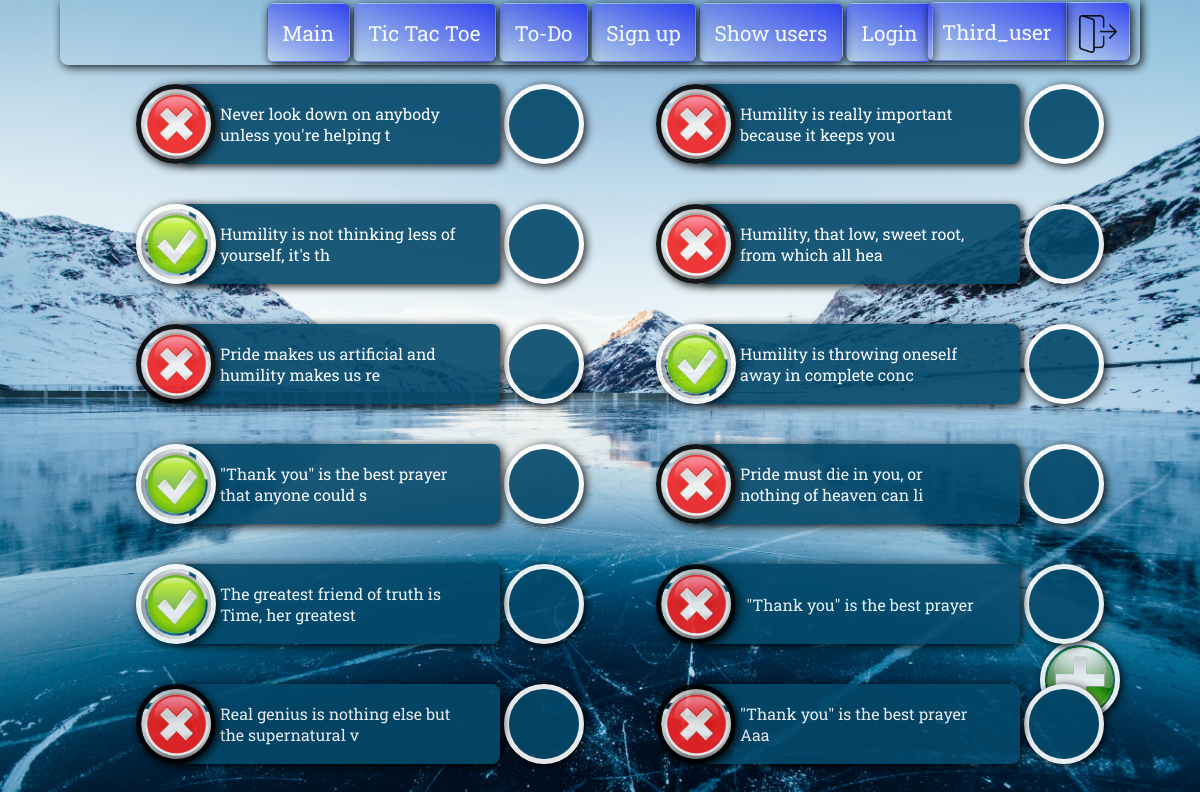
The page /to_do_list/ (signed in) on the database as committed earlier.
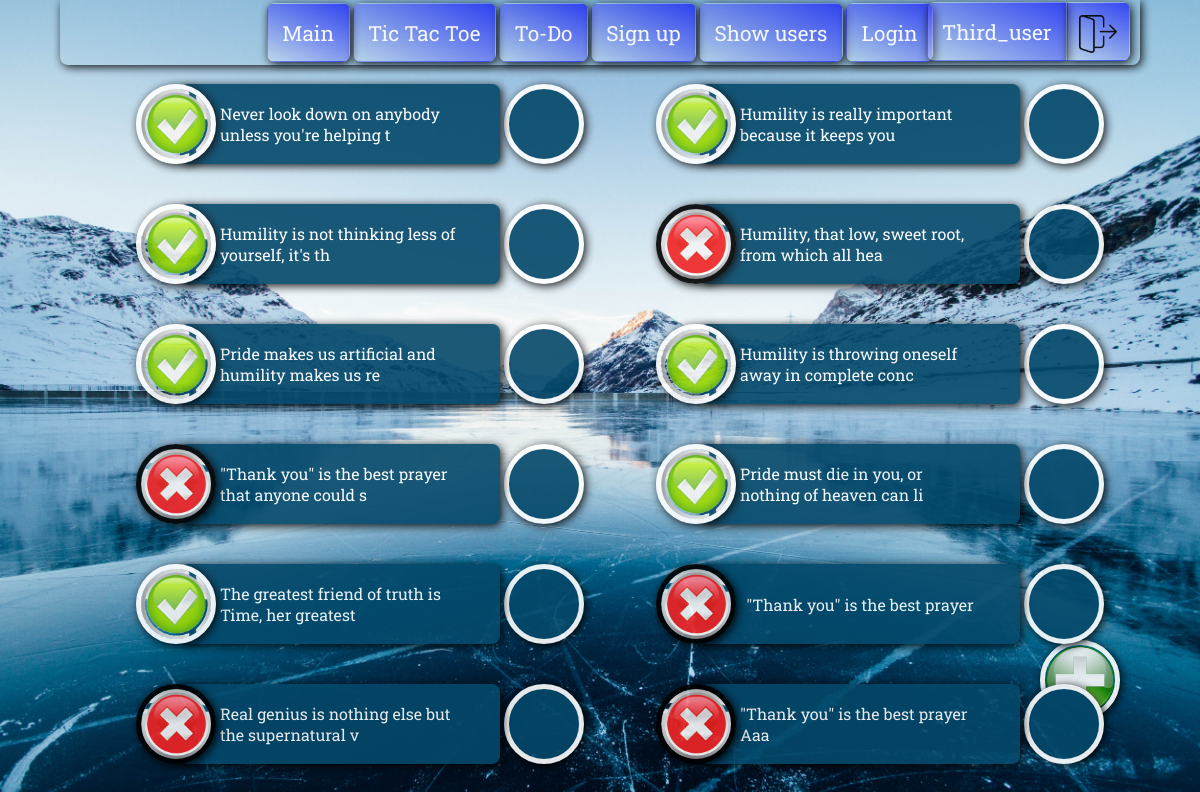
The same page on the database as committed later.
### some_app/models.py (models this page shows, shortened)
class ToDoList(Model):
    user_id = ForeignKey(User, on_delete=CASCADE)
    to_do_message = CharField(max_length=80)
    done_or_not = ForeignKey(DoneOrNot, on_delete=CASCADE, default=1)

### some_app/views.py (the view)
# urls.py: path('to_do_list/', to_do_list, name='To-Do-List'),
@login_required(login_url="login_page")
def to_do_list(request):
    to_do_user = request.user.id
    to_do_list = ToDoList.objects.filter(user_id=to_do_user)
    done_or_not = DoneOrNot.objects.all()
    task_done = DoneOrNot.objects.get(id=2)
    task_not_done = DoneOrNot.objects.get(id=1)
    user_instance = User.objects.get(id=to_do_user)
    context = {"to_do_list" : to_do_list, "done_or_not": done_or_not}
    if request.method == "POST":
        if "id_to_delete" in request.POST.dict():
            id_to_delete = request.POST.dict()["id_to_delete"]
            ToDoList.objects.filter(id=id_to_delete).delete()
            return render(request, "some_app/to_do_list.html", context)
        elif "done_or_not" in request.POST.dict():
            datastream = request.POST.dict()["done_or_not"]
            current_value = ToDoList.objects.get(id=datastream)
            if current_value.done_or_not == task_done:
                ToDoList.objects.filter(id=datastream).update(done_or_not=task_not_done)
                print(f"Task {datastream}, ({current_value.to_do_message}) updated to Not Done!")
            elif current_value.done_or_not == task_not_done:
                ToDoList.objects.filter(id=datastream).update(done_or_not=task_done)
                print(f"Task {datastream}, ({current_value.to_do_message}) updated to Done!")
            return render(request, "some_app/to_do_list.html", context)
        elif "add-todo" in request.POST.dict():
            print(request.POST.dict()["content"])
            content = request.POST.dict()["content"]
            db_connection = ToDoList(user_id=user_instance, to_do_message=content, done_or_not=task_not_done)
            db_connection.save()
            return render(request, "some_app/to_do_list.html", context)
        else:
            return render(request, "some_app/to_do_list.html", context)
    else:
        return render(request, "some_app/to_do_list.html", context)

### some_app/models.py (called while the page is built)
    def __str__(self):
        return self.done_or_not

### some_app/templates/some_app/to_do_list.html (shortened to what this page needs)
{% extends "some_app/base_template.html" %}
{% load static %}
    {% block content %}
    <div class="todo-container">
    {% for todo in to_do_list %}
    <div class="todo-button">
            <form id="todoForm" action="" method="post" enctype="multipart/form-data">
            <label for={{todo.id}}>
            {% if todo.done_or_not == done_or_not.1 %}
            <span class="move-button task-done"></span>
            {% elif todo.done_or_not == done_or_not.0 %}
            <span class="move-button task-notDone"></span>
            {% endif %}
            </label>
            </form>
        <span class="todo-container__item">{{ todo.to_do_message }}</span>
        <span class="todo-container__delete">
            <form action="" method="post">
            <input type="image" class="todo-container__delete__img" alt="Delete" src="{% static 'some_app/images/delete.jpg' %}">
            </form>
        </span>
    </div>
    {% endfor %}
</div>
<div class="todo-add-activator"></div>
    {% endblock %}

Rows that differ between the two databases and show on the page:
changed ToDoList "Never look down on anybody unless you're helping t": done_or_not_id: picture added; done_or_not_id: picture removed
changed ToDoList "Pride makes us artificial and humility makes us re": done_or_not_id: picture added; done_or_not_id: picture removed
changed ToDoList "\"Thank you\" is the best prayer that anyone could s": done_or_not_id: picture added; done_or_not_id: picture removed
changed ToDoList "Humility is really important because it keeps you": done_or_not_id: picture added; done_or_not_id: picture removed
changed ToDoList "Pride must die in you, or nothing of heaven can li": done_or_not_id: picture added; done_or_not_id: picture removed
